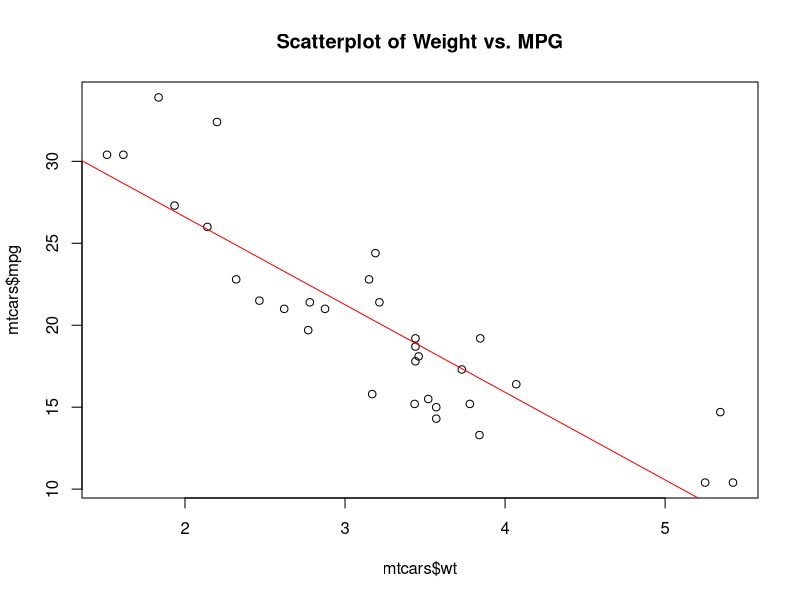

Source code (R):
data(mtcars)
model <- lm(mpg ~ wt, data = mtcars)
summary(model)
plot(mtcars$wt, mtcars$mpg, main = "Scatterplot of Weight vs. MPG")
abline(model, col = "red")
